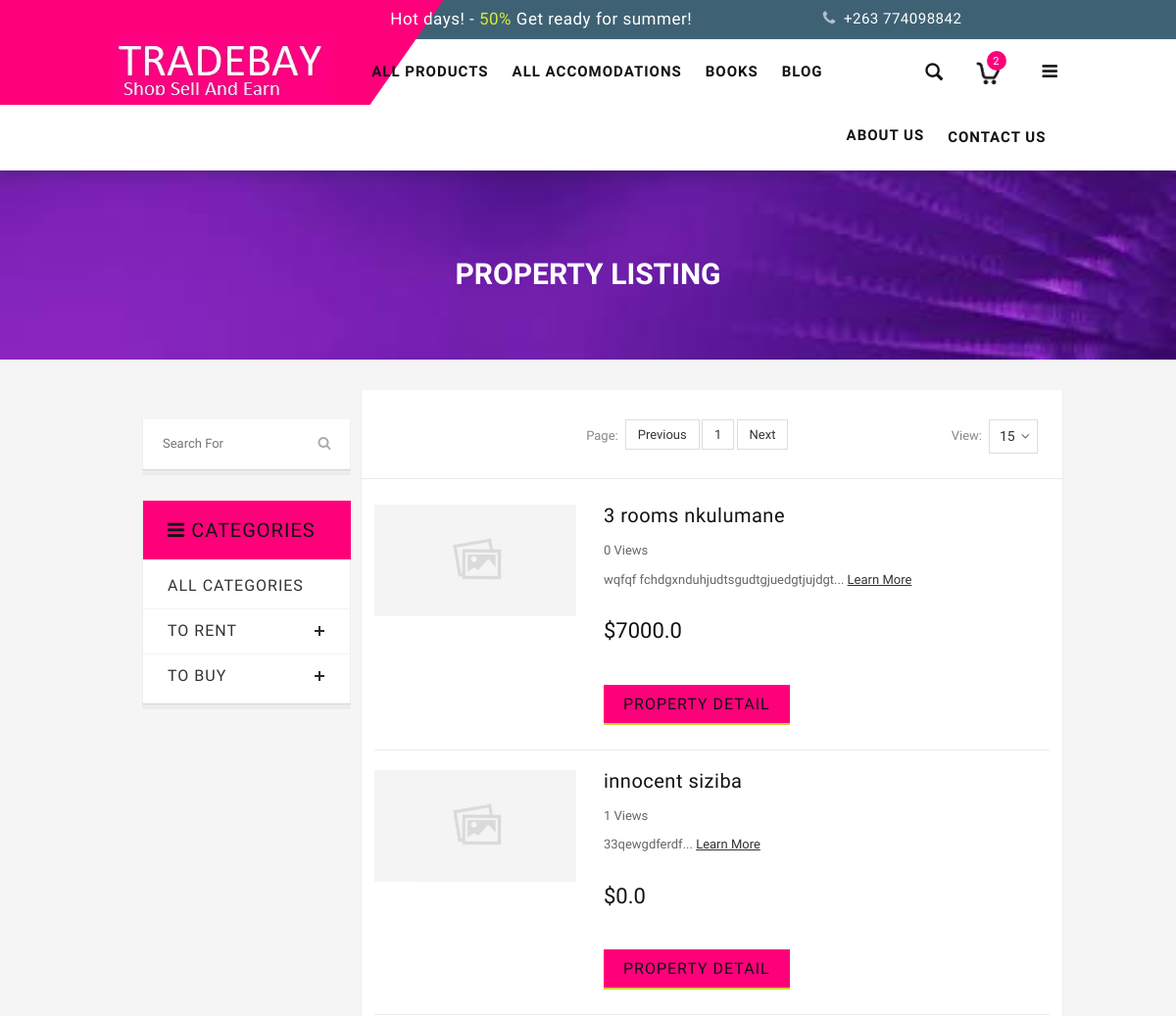
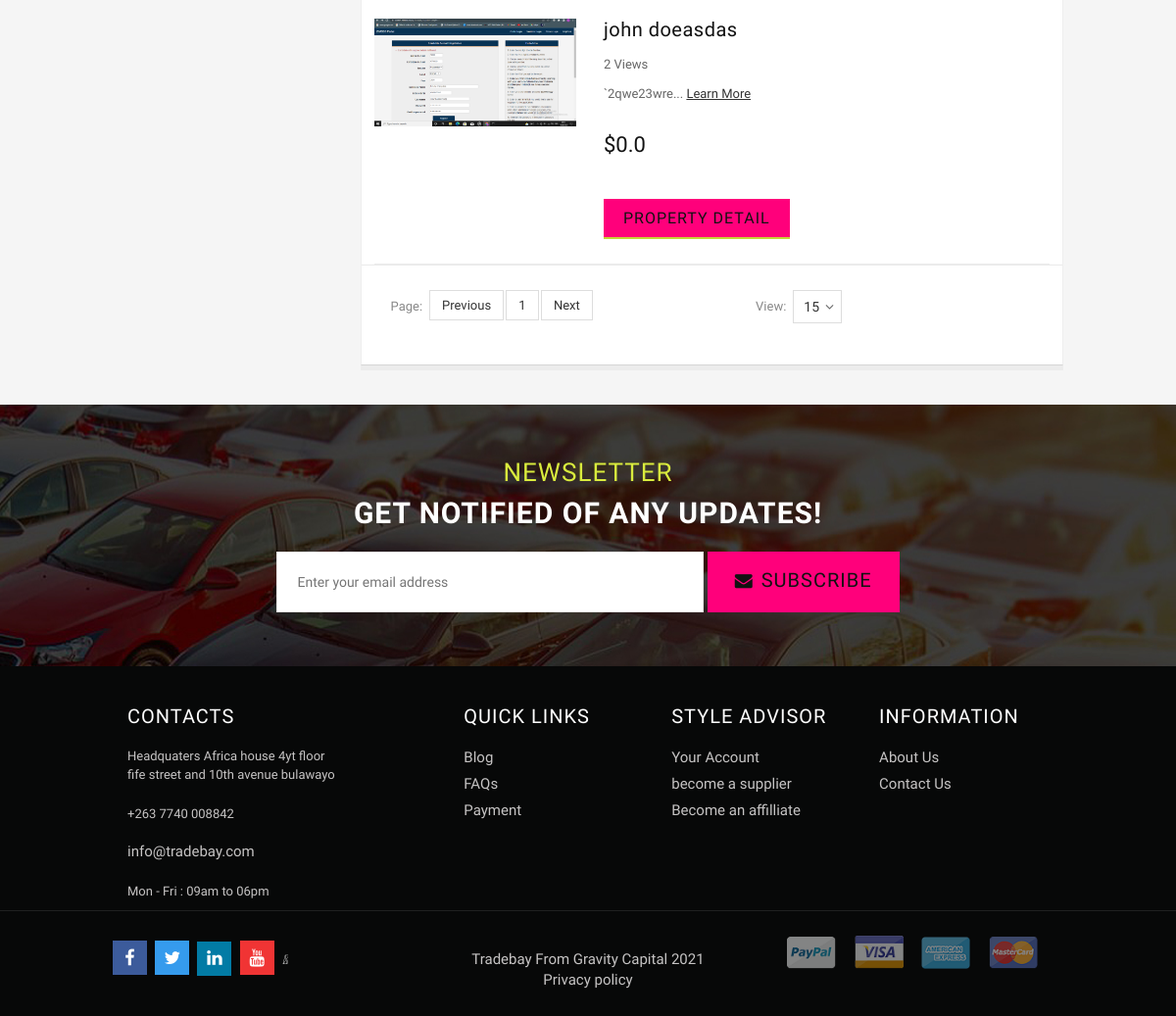
Page /Property/property_list/ on the committed database (2 pictures, top to bottom).
### accomo/models.py (models this page shows, shortened)
class Property(models.Model):
    seo_title =  models.CharField(max_length=200,default="Tradebay property detail")
    seo_description =  models.CharField(max_length=200,default="Tradebay property detail")
    name = models.CharField(max_length=100)
    location = models.CharField(max_length=200)
    price = models.FloatField(default=0.0)
    number_rooms = models.IntegerField(default=1)
    category = models.ForeignKey(Category, on_delete=models.CASCADE)
    property_images = models.ImageField(upload_to='cars',default='default.png')
    city = models.ForeignKey(City,on_delete=models.CASCADE)
    property_description = models.TextField(max_length=1000)
    demograpy = models.ForeignKey(Property_type, on_delete=models.CASCADE)
    property_owner = models.ForeignKey(Owner, on_delete=models.CASCADE)
    liked = models.ManyToManyField(CustomUser, default=None,blank=True,related_name='likes')

class Category(models.Model):
    name = models.CharField(max_length=100)
    description = models.TextField(max_length=500)

### accomo/views.py (the view)
# urls.py: path('property_list/',views.Property_view,name="property_list"),
def Property_view(request):
    context = {
				'title':'Tradebay property list',
        		'description': 'Properties for sale to rent in zimbabwe'
				}
    return render(request, 'property_list.html',context)

### Djangoecormeceapp/context_processor.py (called while the page is built)
def product_listing(request):
    productCategory = request.GET.get('productCategory')
    if productCategory == None:
        products = Products.objects.all()
    else:
        products = Products.objects.filter(subcategories_id__title=productCategory)
    productCategories = SubCategories.objects.all()
    page_num = request.GET.get('page', 1)
    p = Paginator(products, 7)
    try:
        page = p.page(page_num)
    except EmptyPage:
	    page = p.page(1)
    context = {	'products':page ,
				'productCategories':productCategories,
                'title':'Tradebay Online shopping  Phones ||  TVS  ||',
                'description': 'description'
				}
    return context

### accomo/context_processor.py (called while the page is built)
def Property_listings(request):
	propertyCategory = request.GET.get('propertyCategory')
	if propertyCategory == None:
		property = Property.objects.all()
	else:
		property = Property.objects.filter(category__name=propertyCategory)
	propertyCategories = Category.objects.all()
	page_num = request.GET.get('page', 1)
	p = Paginator(property, 10)
	try:
		page = p.page(page_num)
	except EmptyPage:
		page = p.page(1)
	context = {	'property':page ,
				'propertyCategories':propertyCategories,
				}
	return context

### basket/context_processors.py (called while the page is built)
def basket(request):
    return {'basket': Basket(request)}

### blog/context_processor.py (called while the page is built)
def post_list(request):
    is_trending = Post.objects.filter(is_trending = True).order_by('-id')
    postCategory = request.GET.get('postCategory')
    if postCategory == None:
        posts = Post.objects.all()
    else:
        posts = Post.objects.filter(category__name=postCategory)
    postCategories = PostCategory.objects.all()
    page_num = request.GET.get('page', 1)
    p = Paginator(posts, 5)
    try:
        page = p.page(page_num)
    except EmptyPage:
        page = p.page(1)
    context = {	'posts':page ,
				'is_trending':is_trending ,
				'postCategories':postCategories,
				'title':"The tradebay blog post",
        		'description': 'These are tradebay blog post'
				}
    return context

### books/context_processor.py (called while the page is built)
def book_listings(request):
	bookcategory = request.GET.get('bookcategory ')
	if bookcategory  == None:
		books = Book.objects.all()
	else:
		books = Book.objects.filter(category__name=bookcategory)
	bookCategories = Category.objects.all()
	page_num = request.GET.get('page', 1)
	p = Paginator(books, 10)
	try:
		page = p.page(page_num)
	except EmptyPage:
		page = p.page(2)
	context = {	'books':page ,
				'bookCategories':bookCategories,
				}
	return context

### accomo/templates/property_list.html (shortened to what this page needs)
{% extends 'front_end_templates/base.html' %}
{% load static %}
{% block content %}
<div class="page-heading">
  <div class="breadcrumbs">
    <div class="container">
      <div class="row">
        <div class="col-xs-12">
        </div>
      </div>
    </div>
  </div>
  <div class="page-title">
    <h2>PROPERTY LISTING</h2>
  </div>
</div>
<section class="main-container col2-left-layout bounceInUp animated">
  <div class="container">
    <div class="row">
      <div class="col-main col-sm-9 col-sm-push-3 product-grid">
      <div class="pro-coloumn">
        <article class="col-main">
          <div class="toolbar">
              <div class="pager">
                <div id="limiter">
                  <label>View: </label>
                  <ul>
                    <li><a href="#">15<span class="right-arrow"></span></a>
                    </li>
                  </ul>
                </div>
                <div class="pages">
                  <label>Page:</label>
                  <ul class="pagination">
                    {% if property.has_previous %}
                   <li class="page-item">
                  <a class="page-link" href="?page={{ property.previous_page_number }}">Previous</a>
                </li>
                  {% else %}
                 <li class="page-item disabled">
                  <a class="page-link" href="#" tabindex="-1" aria-disabled="true">Previous</a>
                 </li>
                 {% endif %}
                  {% for i in property.paginator.page_range %}
                 {% if i == property_list.number %}
                 <li class="page-item active"><a class="page-link">{{i}}</a></li>
                 {% else %}
                 <li class="page-item"><a class="page-link" href="?page={{i}}">{{i}}</a></li>
                 {% endif %}
                 {% endfor %}
                 {% if property.has_next %}
                 <li class="page-item">
                   <a class="page-link" href="?page={{ book.next_page_number }}">Next</a>
                </li>
                 {% else %}
                 <li class="page-item disabled">
                  <a class="page-link" href="#" tabindex="-1" aria-disabled="true">Next</a>
                 </li>
                 {% endif %}
               </ul>
                </div>
              </div>
            </div>
          <div class="category-products">
            <ol class="products-list" id="products-list">
          {% for pro in property %}
          <li class="item even">
            <div class="product-image"> <a href="product-detail.html" title="19&quot; Widescreen LCD Monitor"> <img class="small-image" src="{{ pro.property_images.url }}" alt="{{  pro.name }}"> </a> </div>
            <div class="product-shop">
              <h2 class="product-name"><a href="{% url 'property_detail' pro.id %}" title="19&quot; Widescreen LCD Monitor">{{  pro.name }}</a></h2>
              <div class="desc std">
                <p>{{ pro.property_veiw_count.count }} Views</p>
                <p>{{  pro.property_description }}... <a class="link-learn" title="" href="{% url 'property_detail' pro.id %}">Learn More</a> </p>
              </div>
              <div class="price-box"> <span class="regular-price" id="product-price-156"> <span class="price">${{ pro.price }}</span> </span> </div>
              <div class="actions">
                <span class="add-to-links">
                  <form action="{% url 'property_detail' pro.id %}" method="get">
                 <button type="submit" class="button link-wishlist"><span>Property Detail</span>Property Detail</button>
                </form>
            </div>
          </li>
          {% endfor %}
        </ol>
          </div>
          <div class="toolbar bottom">
            <div class="pager">
              <div id="limiter">
                <label>View: </label>
                <ul>
                  <li><a href="#">15<span class="right-arrow"></span></a>
                  </li>
                </ul>
              </div>
              <div class="pages">
                <label>Page:</label>
                <ul class="pagination">
                  <ul class="pagination">
                  {% if property.has_previous %}
                 <li class="page-item">
                <a class="page-link" href="?page={{ property.previous_page_number }}">Previous</a>
              </li>
                {% else %}
               <li class="page-item disabled">
                <a class="page-link" href="#" tabindex="-1" aria-disabled="true">Previous</a>
               </li>
               {% endif %}
                {% for i in property.paginator.page_range %}
               {% if i == property_list.number %}
               <li class="page-item active"><a class="page-link">{{i}}</a></li>
               {% else %}
               <li class="page-item"><a class="page-link" href="?page={{i}}">{{i}}</a></li>
               {% endif %}
               {% endfor %}
               {% if property.has_next %}
               <li class="page-item">
                 <a class="page-link" href="?page={{ property.next_page_number }}">Next</a>
              </li>
               {% else %}
               <li class="page-item disabled">
                <a class="page-link" href="#" tabindex="-1" aria-disabled="true">Next</a>
               </li>
               {% endif %}
             </ul>
              </div>
            </div>
          </div>
        </article>
        </div>
      </div>
      <aside class="col-left sidebar col-sm-3 col-xs-12 col-sm-pull-9 wow bounceInUp animated">
        <div class="main container">
           <div class="row">
             <div class="col-left sidebar col-sm-3 blog-side">
             <div class="block widget_search"><form id="searchform" action="{%  url 'searchbar' %}" method="get">
           <div class="input-group">
              <input type="text" name="search" id="s" placeholder="Search For" class="input-text" autocomplete="off">
              <div class="input-group-append">
                 <button type="submit" class="thm-search"><i class="fa fa-search"></i></button>
              </div>
           </div>
       </form>
       </div>
        <div class="side-nav-categories">
          <div class="block-title"> Categories </div>
          <div class="box-content box-category">
            <ul>
              <li> <a class="active" href="{% url 'property_list' %}">All Categories</a>
              {% for propertyCategory in propertyCategories %}
              <li> <a href="{% url 'property_list' %}?propertyCategory={{ propertyCategory.name}}">{{ propertyCategory.name}}</a> <span class="subDropdown plus"></span>
                  </li>
                </ul>
              {% endfor %}
          </div>
      </aside>
    </div>
  </div>
</section>
{%  endblock %}

### Djangoecormeceapp/static/front_end_css/stylesheet/responsive.css (style rules this page uses)
@media (min-width: 992px) and (max-width: 1239px) { .side-nav-categories .block-title { min-width: 212px; display:block } }
@media (min-width: 992px) and (max-width: 1239px) { .side-nav-categories .block-title:after { content:none; } }
@media (min-width: 992px) and (max-width: 1239px) { .page-title h2 { font-size:30px; } }
@media (min-width: 992px) and (max-width: 1239px) { .toolbar .pager { float: right; margin: 0px 0px; width: 70%; } }
@media (min-width: 992px) and (max-width: 1239px) { .side-nav-categories { margin-bottom: 30px; } }
@media (min-width: 992px) and (max-width: 1239px) { .category-products { overflow: hidden; padding: 0px 13px 0px 13px; } }
@media (min-width: 992px) and (max-width: 1239px) { .block { margin: 0px 0px 25px 0px; } }
@media (min-width: 992px) and (max-width: 1239px) { .products-list .product-shop { width: 66%; margin-left: 15px; } }
@media (min-width: 992px) and (max-width: 1239px) { .products-list .product-image { width: 30%; } }
@media (min-width: 992px) and (max-width: 1239px) { .products-list .item a img { width: 100%; } }

### rows in the picture
Property: property_images (placeholder picture), name "3 rooms nkulumane", property_veiw_count.count "0", property_description "wqfqf fchdgxnduhjudtsgudtgjuedgtjujdgt", price "7000.0"
Property: property_images (placeholder picture), name "innocent siziba", property_veiw_count.count "1", property_description "33qewgdferdf", price "0.0"
Property: property_images (picture), name "john doeasdas", property_veiw_count.count "2", property_description "`2qwe23wre", price "0.0"
Category: name "TO RENT"
Category: name "TO BUY"

### other values in the picture
{{ i }} "1"
